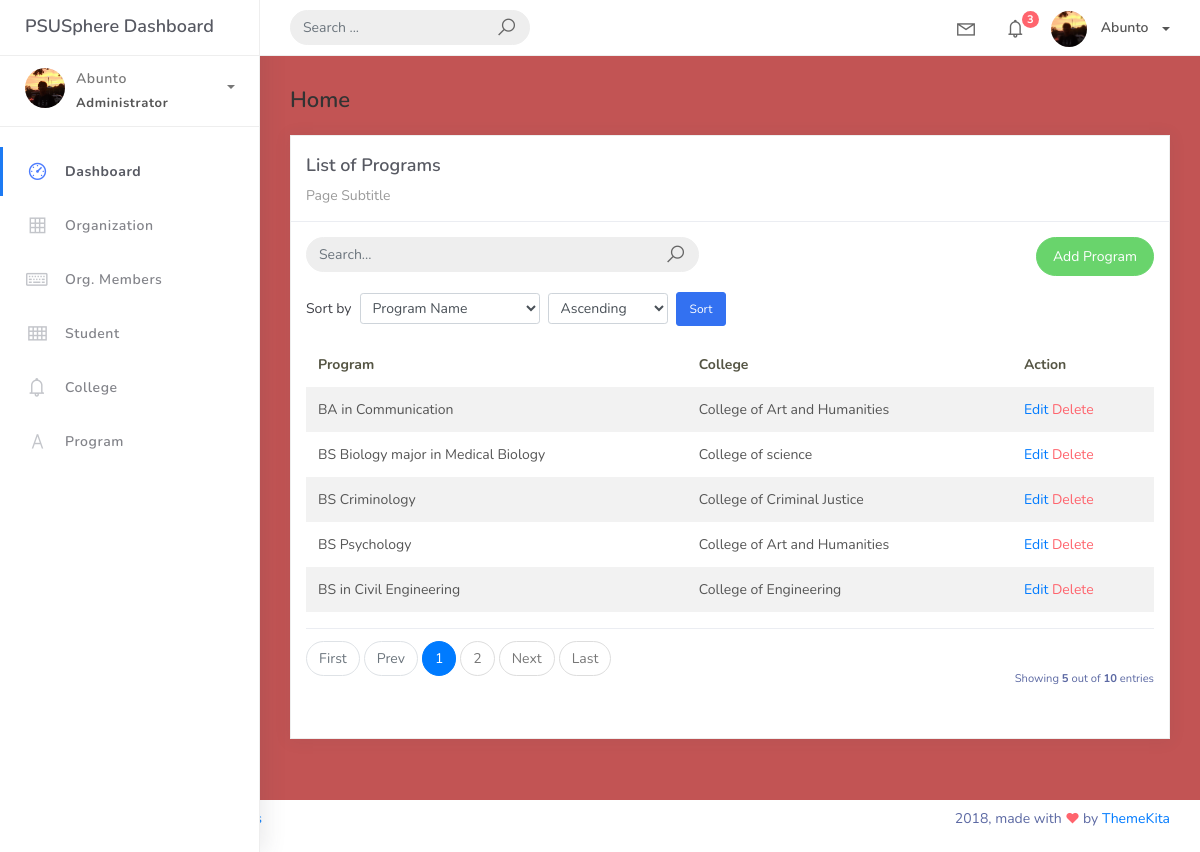
The page /program_list (signed in) on the database its author committed.
### studentorg/models.py (models this page shows, shortened)
class BaseModel(models.Model):
    created_at = models.DateTimeField(auto_now_add=True, db_index=True)
    updated_at = models.DateTimeField(auto_now=True)
    class Meta:
       abstract = True

class Program(BaseModel):
    prog_name = models.CharField(max_length=150)
    college = models.ForeignKey(College, on_delete=models.CASCADE)

class College(BaseModel):
    college_name = models.CharField(max_length=150)
    def __str__(self):
     return self.college_name

### studentorg/views.py (the view)
# urls.py: path('program_list', ProgramList.as_view(), name='program-list'),
class ProgramList(ListView):
    model = Program
    context_object_name = 'home'
    template_name = 'program_list.html'
    paginate_by = 5
    def get_queryset(self, *args, **kwargs):
        qs = super(ProgramList, self).get_queryset(*args, **kwargs)
        if self.request.GET.get("q") is not None:
            query = self.request.GET.get("q")
            qs = qs.filter(Q(prog_name__icontains=query) |
                           Q(college__college_name__icontains=query))
        sort_by = self.request.GET.get("sort", "prog_name")
        order = self.request.GET.get("order", "asc")
        prefix = "-" if order == "desc" else ""
        if sort_by == "college":
            qs = qs.order_by(f"{prefix}college__college_name")
        else:
            qs = qs.order_by(f"{prefix}prog_name")
        return qs

### templates/program_list.html (shortened to what this page needs)
{% extends 'base.html' %}
{% load static %}
{% block content %}
<div class="content">
    <div class="container-fluid">
        <h4 class="page-title">Home</h4>
        <div class="row">
            <div class="col-md-12">
                <div class="card">
                    <div class="card-header">
                        <div class="card-title">List of Programs</div>
                        <div class="card-category">Page Subtitle</div>
                    </div>
                    <div class="card-body">
                        <div class="row">
                            <div class="col-md-6">
                                <form class="navbar-left navbar-form nav-search mr-md-3" action="{% url 'program-list' %}" method="get">
                                    <div class="input-group">
                                        <input type="text" placeholder="Search..." class="form-control" name="q" value="{{ request.GET.q }}"/>
                                        <div class="input-group-append">
                                            <span class="input-group-text">
                                                <i class="la la-search search-icon"></i>
                                            </span>
                                        </div>
                                    </div>
                                </form>
                            </div>
                            <div class="col-md-6">
                                <div class="pull-right">
                                    <a href="{% url 'program-add' %}" class="btn btn-success btn-rounded">Add Program</a>
                                </div>
                            </div>
                        </div>
                        <div class="row mt-3 mb-2">
                            <div class="col-md-12">
                                <form action="{% url 'program-list' %}" method="get" class="form-inline">
                                    <label class="mr-2">Sort by</label>
                                    <select name="sort" class="form-control form-control-sm mr-2" style="min-width: 180px;">
                                        <option value="prog_name" {% if request.GET.sort == 'prog_name' or not request.GET.sort %}selected{% endif %}>Program Name</option>
                                    </select>
                                    <select name="order" class="form-control form-control-sm mr-2" style="min-width: 120px;">
                                        <option value="asc" {% if request.GET.order == 'asc' or not request.GET.order %}selected{% endif %}>Ascending</option>
                                    </select>
                                    <button type="submit" class="btn btn-primary btn-sm">Sort</button>
                                </form>
                            </div>
                        </div>
                        <table class="table table-striped mt-3">
                            <thead>
                                <tr>
                                    <th scope="col">Program</th>
                                    <th scope="col">College</th>
                                    <th scope="col">Action</th>
                                </tr>
                            </thead>
                            <tbody>
                                {% for object in object_list %}
                                <tr>
                                    <td>{{ object.prog_name }}</td>
                                    <td>{{ object.college }}</td>
                                    <td>
                                        <a href="program_list/{{ object.id}}">Edit</a>
                                        <a href="program_list/{{ object.id }}/delete" class="text-danger">Delete</a>
                                    </td>
                                </tr>
                                {% empty %}
                                <tr>
                                    <td colspan="4" style="text-align: center">
                                    <p class="text-sm font-weight-bold mb-0">No Records Found</p>
                                    </td>
                                </tr>
                                {% endfor %}
                            </tbody>
                        </table>
                        {% include 'includes/pagination.html' %}
                    </div>
                </div>
            </div>
        </div>
    </div>
</div>
{% endblock %}

### rows shown on the page
Program: prog_name "BA in Communication", college "College of Art and Humanities"
Program: prog_name "BS Biology major in Medical Biology", college "College of science"
Program: prog_name "BS Criminology", college "College of Criminal Justice"
Program: prog_name "BS Psychology", college "College of Art and Humanities"
Program: prog_name "BS in Civil Engineering", college "College of Engineering"

### other values the page prints
{{ page_num }} "1"
{{ page_num }} "2"
{{ object_list.count }} "5"
{{ paginator.count }} "10"
